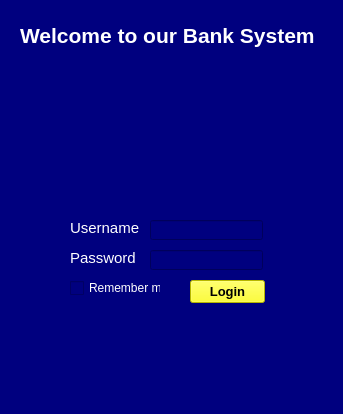
<?xml version="1.0" encoding="UTF-8"?>
<ui version="4.0">
 <class>MainWindow</class>
 <widget class="QMainWindow" name="MainWindow">
  <property name="geometry">
   <rect>
    <x>0</x>
    <y>0</y>
    <width>343</width>
    <height>414</height>
   </rect>
  </property>
  <property name="cursor">
   <cursorShape>ArrowCursor</cursorShape>
  </property>
  <property name="windowTitle">
   <string>Bank System</string>
  </property>
  <property name="autoFillBackground">
   <bool>false</bool>
  </property>
  <property name="styleSheet">
   <string notr="true">background-color: rgb(85, 116, 255);
background-color: rgb(0, 0, 127);</string>
  </property>
  <widget class="QWidget" name="centralwidget">
   <widget class="QLabel" name="label">
    <property name="geometry">
     <rect>
      <x>20</x>
      <y>10</y>
      <width>321</width>
      <height>51</height>
     </rect>
    </property>
    <property name="font">
     <font>
      <pointsize>16</pointsize>
      <weight>75</weight>
      <bold>true</bold>
     </font>
    </property>
    <property name="styleSheet">
     <string notr="true">color: rgb(255, 255, 255);</string>
    </property>
    <property name="text">
     <string>Welcome to our Bank System</string>
    </property>
   </widget>
   <widget class="QLabel" name="username_label">
    <property name="geometry">
     <rect>
      <x>70</x>
      <y>220</y>
      <width>71</width>
      <height>16</height>
     </rect>
    </property>
    <property name="font">
     <font>
      <pointsize>11</pointsize>
     </font>
    </property>
    <property name="styleSheet">
     <string notr="true">color: rgb(255, 255, 255);</string>
    </property>
    <property name="text">
     <string>Username</string>
    </property>
   </widget>
   <widget class="QLabel" name="password_label">
    <property name="geometry">
     <rect>
      <x>70</x>
      <y>250</y>
      <width>71</width>
      <height>16</height>
     </rect>
    </property>
    <property name="font">
     <font>
      <pointsize>11</pointsize>
     </font>
    </property>
    <property name="styleSheet">
     <string notr="true">color: rgb(255, 255, 255);</string>
    </property>
    <property name="text">
     <string>Password</string>
    </property>
   </widget>
   <widget class="QPushButton" name="login_button">
    <property name="geometry">
     <rect>
      <x>190</x>
      <y>280</y>
      <width>75</width>
      <height>23</height>
     </rect>
    </property>
    <property name="font">
     <font>
      <pointsize>10</pointsize>
      <weight>75</weight>
      <bold>true</bold>
     </font>
    </property>
    <property name="styleSheet">
     <string notr="true">background-color: rgb(255, 255, 0);</string>
    </property>
    <property name="text">
     <string>Login</string>
    </property>
   </widget>
   <widget class="QLineEdit" name="username_input">
    <property name="geometry">
     <rect>
      <x>150</x>
      <y>220</y>
      <width>113</width>
      <height>20</height>
     </rect>
    </property>
    <property name="text">
     <string/>
    </property>
   </widget>
   <widget class="QLineEdit" name="password_input">
    <property name="geometry">
     <rect>
      <x>150</x>
      <y>250</y>
      <width>113</width>
      <height>20</height>
     </rect>
    </property>
    <property name="inputMethodHints">
     <set>Qt::ImhNone</set>
    </property>
    <property name="text">
     <string/>
    </property>
   </widget>
   <widget class="QCheckBox" name="checkBox">
    <property name="geometry">
     <rect>
      <x>70</x>
      <y>280</y>
      <width>91</width>
      <height>16</height>
     </rect>
    </property>
    <property name="styleSheet">
     <string notr="true">color: rgb(255, 255, 255);</string>
    </property>
    <property name="text">
     <string>Remember me</string>
    </property>
   </widget>
   <widget class="QLabel" name="label_2">
    <property name="geometry">
     <rect>
      <x>150</x>
      <y>110</y>
      <width>111</width>
      <height>91</height>
     </rect>
    </property>
    <property name="text">
     <string/>
    </property>
    <property name="pixmap">
     <pixmap>../images/Bank logo 1.png</pixmap>
    </property>
   </widget>
  </widget>
  <widget class="QStatusBar" name="statusbar"/>
 </widget>
 <resources/>
 <connections/>
</ui>
